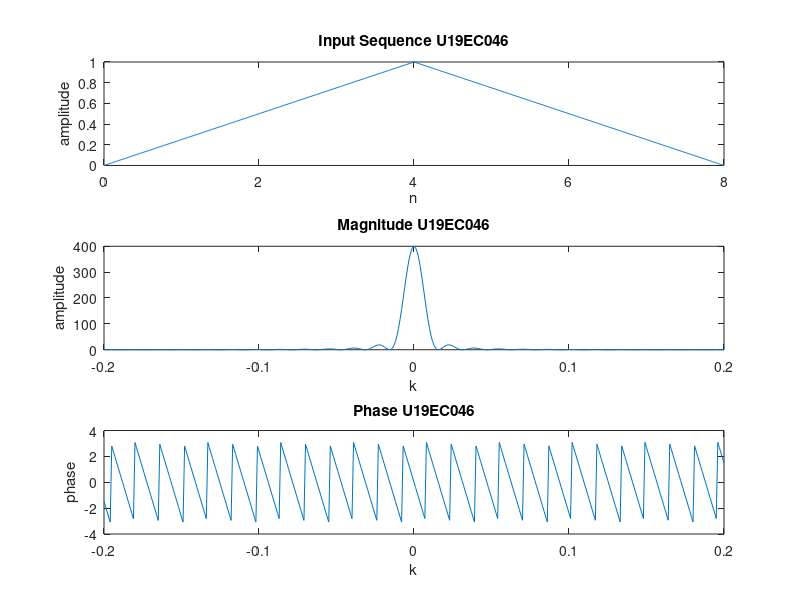

The MATLAB script that drew this image:
clc
clear all;
close all;

N=9;

n1=0:0.01:N-1;
x=zeros(1, length(n1));
i=1;

for n = 0:0.01:N-1;
    z=(n-4)/4;
    x(i)=1-abs(z);
    i=i+1;
end

subplot(3,1,1)
plot(n1,x)
xlabel('n')
ylabel('amplitude')
title('Input Sequence U19EC046')

%DTFT

y = zeros(1, length(n1));
w=-0.2:0.001:0.2;

for i=1:length(w);
    X(i)=0;
    for k=1:length(x);
          X(i)=X(i)+x(k).*exp(-1j*w(i)*k);
    end
end

magnitude = abs(X); 
subplot(3,1,2) 
plot(w,magnitude)
xlabel('k') 
ylabel('amplitude')
title('Magnitude U19EC046')

phase = angle(X);
subplot(3,1,3)
plot(w,phase) 
xlabel('k') 
ylabel('phase')
title('Phase U19EC046')